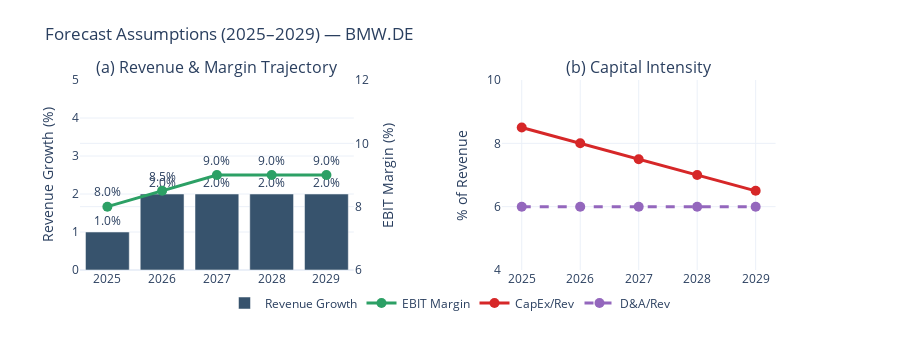

Notebook code for this chart:
### Markdown cell above
### 5.2 Five-Year Free Cash Flow Forecast (2025–2029)

The explicit forecast period projects BMW's financial performance using conservative assumptions.

#### Assumed Values

| Parameter | Y1 | Y2 | Y3 | Y4 | Y5 | Rationale |
|-----------|-----|-----|-----|-----|-----|-----------|
| Revenue Growth | **1%** | **2%** | **2%** | **2%** | **2%** | Conservative; reflects EV transition headwinds and competitive pressure |
| EBIT Margin | **8%** | **8.5%** | **9%** | **9%** | **9%** | Historical BMW margins 8-12%; modest recovery assumed |
| CapEx/Revenue | **8.5%** | **8%** | **7.5%** | **7%** | **6.5%** | Elevated EV investment cycle; gradual normalization |
| D&A/Revenue | **6%** | **6%** | **6%** | **6%** | **6%** | Higher than peers due to EV-related asset base |
| ΔNWC/ΔRevenue | **10%** | **10%** | **10%** | **10%** | **10%** | Industry standard working capital intensity |
| Tax Rate | **30%** | — | — | — | — | German statutory rate (assumed constant) |

**Free Cash Flow Formula:**
$$\text{FCF}_t = \text{NOPAT}_t + \text{D\&A}_t - \text{CapEx}_t - \Delta\text{NWC}_t$$

### Code cell
# =============================================================================
# 5-Year Free Cash Flow Projection (2025-2029)
# =============================================================================

# Base Year Data
base_year = df_annual.index[-1].year
base_revenue = df_annual["Revenue"].iloc[-1]
base_ebit_margin = df_annual["EBIT Margin"].iloc[-1]

# Forecast Assumptions (conservative, based on historical data)
forecast_years = [base_year + i for i in range(1, 6)]
revenue_growth = [0.01, 0.02, 0.02, 0.02, 0.02]
ebit_margin_forecast = [0.08, 0.085, 0.09, 0.09, 0.09]
capex_pct = [0.085, 0.080, 0.075, 0.070, 0.065]
da_pct = [0.06, 0.06, 0.06, 0.06, 0.06]
nwc_pct_of_delta_rev = 0.10
forecast_tax_rate = tax_rate

# Build Forecast Model
forecast_data = []
prev_revenue = base_revenue

for i, year in enumerate(forecast_years):
    revenue = prev_revenue * (1 + revenue_growth[i])
    delta_revenue = revenue - prev_revenue
    ebit = revenue * ebit_margin_forecast[i]
    nopat = ebit * (1 - forecast_tax_rate)
    da = revenue * da_pct[i]
    capex = revenue * capex_pct[i]
    delta_nwc = delta_revenue * nwc_pct_of_delta_rev
    fcf = nopat + da - capex - delta_nwc

    forecast_data.append(
        {
            "Year": year,
            "Revenue": revenue,
            "Revenue Growth": revenue_growth[i],
            "EBIT": ebit,
            "EBIT Margin": ebit_margin_forecast[i],
            "NOPAT": nopat,
            "D&A": da,
            "CapEx": capex,
            "ΔNWC": delta_nwc,
            "FCF": fcf,
            "FCF Margin": fcf / revenue,
        }
    )
    prev_revenue = revenue

df_forecast = pd.DataFrame(forecast_data).set_index("Year")

# =============================================================================
# Visualize Forecast Assumptions (replaces Table 3)
# =============================================================================
fig_assumptions = make_subplots(
    rows=1,
    cols=2,
    subplot_titles=("(a) Revenue & Margin Trajectory", "(b) Capital Intensity"),
    specs=[[{"secondary_y": True}, {"secondary_y": True}]],
)

# Panel (a): Revenue Growth and EBIT Margin
fig_assumptions.add_trace(
    go.Bar(
        x=[str(y) for y in forecast_years],
        y=[g * 100 for g in revenue_growth],
        name="Revenue Growth",
        marker_color="rgb(55, 83, 109)",
        text=[f"{g:.1%}" for g in revenue_growth],
        textposition="outside",
    ),
    row=1,
    col=1,
    secondary_y=False,
)

fig_assumptions.add_trace(
    go.Scatter(
        x=[str(y) for y in forecast_years],
        y=[m * 100 for m in ebit_margin_forecast],
        name="EBIT Margin",
        mode="lines+markers+text",
        line=dict(color="rgb(44, 160, 101)", width=3),
        marker=dict(size=10),
        text=[f"{m:.1%}" for m in ebit_margin_forecast],
        textposition="top center",
    ),
    row=1,
    col=1,
    secondary_y=True,
)

# Panel (b): CapEx and D&A
fig_assumptions.add_trace(
    go.Scatter(
        x=[str(y) for y in forecast_years],
        y=[c * 100 for c in capex_pct],
        name="CapEx/Rev",
        mode="lines+markers",
        line=dict(color="rgb(214, 39, 40)", width=3),
        marker=dict(size=10),
    ),
    row=1,
    col=2,
    secondary_y=False,
)

fig_assumptions.add_trace(
    go.Scatter(
        x=[str(y) for y in forecast_years],
        y=[d * 100 for d in da_pct],
        name="D&A/Rev",
        mode="lines+markers",
        line=dict(color="rgb(148, 103, 189)", width=3, dash="dash"),
        marker=dict(size=10),
    ),
    row=1,
    col=2,
    secondary_y=False,
)

fig_assumptions.update_layout(
    height=350,
    title_text=f"Forecast Assumptions (2025–2029) — {ticker}",
    template="plotly_white",
    legend=dict(orientation="h", yanchor="bottom", y=-0.25, xanchor="center", x=0.5),
    margin=dict(t=80, b=80),
)

fig_assumptions.update_yaxes(
    title_text="Revenue Growth (%)", row=1, col=1, secondary_y=False, range=[0, 5]
)
fig_assumptions.update_yaxes(
    title_text="EBIT Margin (%)", row=1, col=1, secondary_y=True, range=[6, 12]
)
fig_assumptions.update_yaxes(title_text="% of Revenue", row=1, col=2, range=[4, 10])

fig_assumptions.show()

# Store for later use
dcf_params["df_forecast"] = df_forecast
dcf_params["base_revenue"] = base_revenue
dcf_params["terminal_fcf"] = df_forecast["FCF"].iloc[-1]

### Figure 1 — Plotly figure (JSON) as saved in the notebook; plotly's stock layout.template omitted (floating-point values rounded to 4 significant figures)
{"data": [{"marker": {"color": "rgb(55, 83, 109)"}, "name": "Revenue Growth", "text": ["1.0%", "2.0%", "2.0%", "2.0%", "2.0%"], "textposition": "outside", "type": "bar", "x": ["2025", "2026", "2027", "2028", "2029"], "xaxis": "x", "y": [1, 2, 2, 2, 2], "yaxis": "y"}, {"line": {"color": "rgb(44, 160, 101)", "width": 3}, "marker": {"size": 10}, "mode": "lines+markers+text", "name": "EBIT Margin", "text": ["8.0%", "8.5%", "9.0%", "9.0%", "9.0%"], "textposition": "top center", "type": "scatter", "x": ["2025", "2026", "2027", "2028", "2029"], "xaxis": "x", "y": [8, 8.5, 9, 9, 9], "yaxis": "y2"}, {"line": {"color": "rgb(214, 39, 40)", "width": 3}, "marker": {"size": 10}, "mode": "lines+markers", "name": "CapEx/Rev", "type": "scatter", "x": ["2025", "2026", "2027", "2028", "2029"], "xaxis": "x2", "y": [8.5, 8, 7.5, 7.0, 6.5], "yaxis": "y3"}, {"line": {"color": "rgb(148, 103, 189)", "dash": "dash", "width": 3}, "marker": {"size": 10}, "mode": "lines+markers", "name": "D&A/Rev", "type": "scatter", "x": ["2025", "2026", "2027", "2028", "2029"], "xaxis": "x2", "y": [6, 6, 6, 6, 6], "yaxis": "y3"}], "layout": {"annotations": [{"font": {"size": 16}, "showarrow": false, "text": "(a) Revenue & Margin Trajectory", "x": 0.185, "xanchor": "center", "xref": "paper", "y": 1, "yanchor": "bottom", "yref": "paper"}, {"font": {"size": 16}, "showarrow": false, "text": "(b) Capital Intensity", "x": 0.755, "xanchor": "center", "xref": "paper", "y": 1, "yanchor": "bottom", "yref": "paper"}], "height": 350, "legend": {"orientation": "h", "x": 0.5, "xanchor": "center", "y": -0.25, "yanchor": "bottom"}, "margin": {"b": 80, "t": 80}, "title": {"text": "Forecast Assumptions (2025–2029) — BMW.DE"}, "xaxis": {"anchor": "y", "domain": [0, 0.37]}, "xaxis2": {"anchor": "y3", "domain": [0.57, 0.94]}, "yaxis": {"anchor": "x", "domain": [0, 1], "range": [0, 5], "title": {"text": "Revenue Growth (%)"}}, "yaxis2": {"anchor": "x", "overlaying": "y", "range": [6, 12], "side": "right", "title": {"text": "EBIT Margin (%)"}}, "yaxis3": {"anchor": "x2", "domain": [0, 1], "range": [4, 10], "title": {"text": "% of Revenue"}}, "yaxis4": {"anchor": "x2", "overlaying": "y3", "range": [4, 10], "side": "right", "title": {"text": "% of Revenue"}}}}
